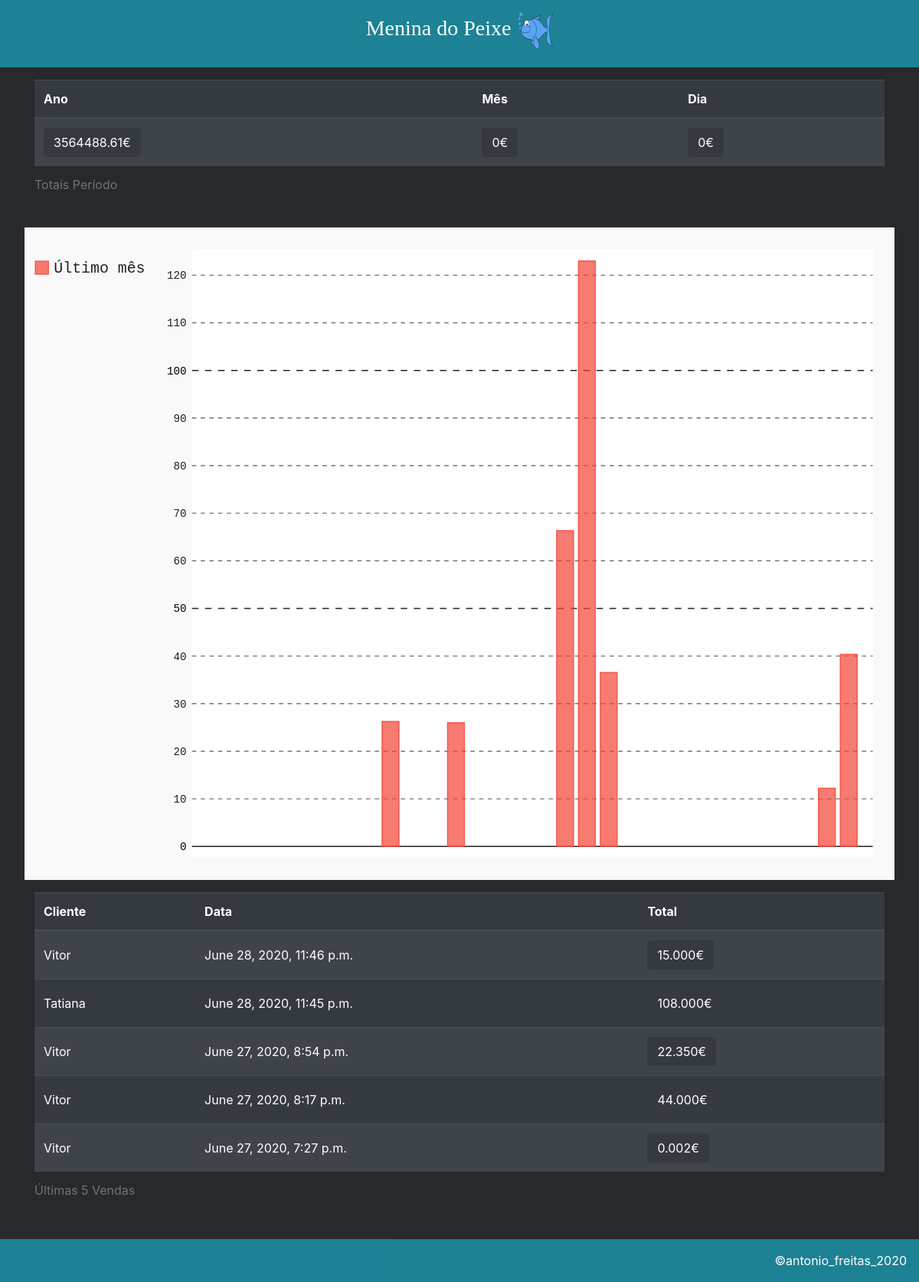
Before: /dblists/sales/ (signed in) with the older database file.
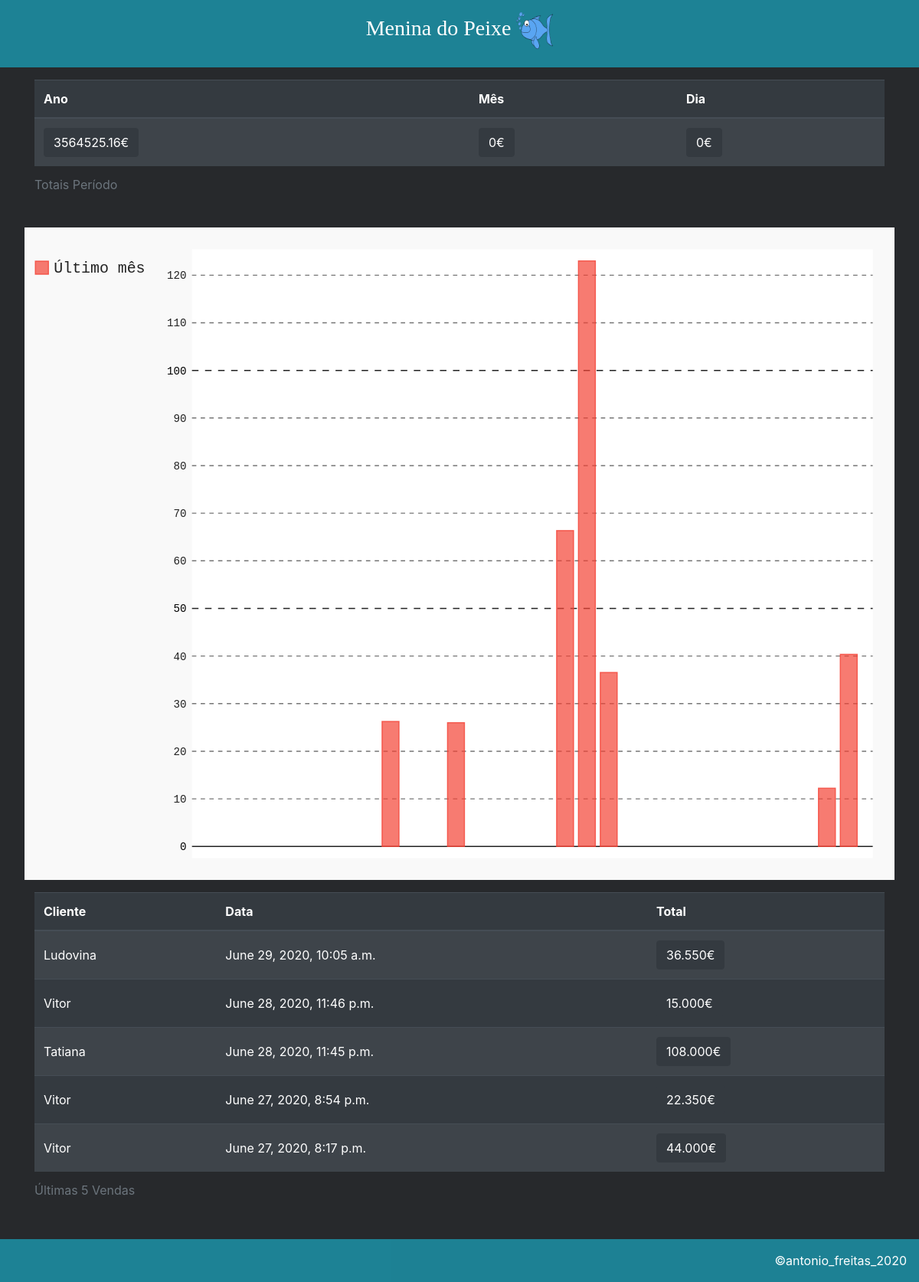
After: the same page with the newer database file.
### mdpapp/models.py (models this page shows, shortened)
class Sale(models.Model):
    id=models.AutoField(primary_key=True)
    sale_date=models.DateTimeField("Data da Venda", auto_now_add=True)
    client=models.ForeignKey(Client, on_delete=models.PROTECT, verbose_name="Clientes")
    sale_note=models.CharField("Observações", max_length=200, null=True)
    sale_total=models.DecimalField(max_digits=10,decimal_places=3)

class Client(models.Model):
    client_name=models.CharField("Nome", max_length=200, unique=True)
    client_address=models.CharField("Endereço", max_length=200)
    client_contact=models.CharField("Contacto", max_length=200)
    client_email=models.EmailField("Email", max_length=200, null=True)
    client_note=models.CharField("Observações", max_length=200)
    client_date_added=models.DateTimeField("Data Adicionado", auto_now_add=True)
    owner=models.ForeignKey(User, on_delete=models.PROTECT)
    def __str__(self):
        return self.client_name

### mdpapp/views.py (the view)
# urls.py: path('dblists/sales/', views.sales, name='sales'),
@login_required
def sales(request):
    today=datetime.datetime.now()
    sales = Sale.objects.order_by('sale_date')
    days=[x for x in range(31)]
    bar=[]
    for day in days:
        check_day=today.day
        check_month=today.month
        check_year=today.year
        try:
            check_day=check_day-day
            if check_day<=0:
                check_day+=31
                check_month=check_month-1
                if check_month<=0:
                    check_month=12
                    check_year=check_year-1
            datetime.datetime(year=today.year, month=check_month, day=check_day)
        except ValueError:
            pass
        else:
            total_day=Sale.objects.order_by('sale_date').filter(sale_date__year=check_year).filter(sale_date__month=check_month).filter(sale_date__day=check_day).aggregate(Sum('sale_total'))
            bar.append(total_day['sale_total__sum'])
    bar2=[]
    for data in reversed(bar):
        bar2.append(data)
    print(bar2)
    bar_chart = pygal.Bar()
    bar_chart.add('Último mês', bar2)
    bar_chart.render_to_file('mdpapp/static/mdpapp/bar_chart.svg')
    """Lists Sales"""
    today=datetime.datetime.now()
    sales = Sale.objects.order_by('-sale_date')[:5]
    year_sale=Sale.objects.filter(sale_date__year=today.year)
    year_sale_total=0
    for sale in year_sale:
        year_sale_total+=float(sale.sale_total)
    month_sale=year_sale.filter(sale_date__month=today.month)
    month_sale_total=0
    for sale in month_sale:
        month_sale_total+=float(sale.sale_total)
    day_sale=month_sale.filter(sale_date__day=today.day)
    day_sale_total=0
    for sale in day_sale:
        day_sale_total+=float(sale.sale_total)
    year_sale_total=round(year_sale_total,2)
    month_sale_total=round(month_sale_total,2)
    day_sale_total=round(day_sale_total,2)
    hoje=today.day
    mes=today.month
    context = {'sales': sales, 'year_sale_total':year_sale_total, 'month_sale_total':month_sale_total,
    'day_sale_total':day_sale_total, 'hoje':hoje, 'mes':mes}
    return render(request, 'mdpapp/sales.html', context)

### mdpapp/templates/mdpapp/sales.html
{% extends "mdpapp/base.html" %}
{% block content %}
    <div class="container">
        <table class="table table-striped table-dark">
            <caption>
                Totais Período
            </caption>
            <thead>
                <tr>
                    <th>
                        Ano
                    </th>
                    <th>
                        Mês
                    </th>
                    <th>
                        Dia
                    </th>
                </tr>
            </thead>
            <tbody>
                <tr>
                    <td>
                        <a href="{% url 'yr_sales' %}">
                            <button type="button" class="btn btn-dark">
                                {{ year_sale_total }}€
                            </button>
                        </a>
                    </td>
                    <td>
                        <a href="{% url 'mn_sales' mes %}">
                            <button type="button" class="btn btn-dark">
                                {{ month_sale_total }}€
                            </button>
                        </a>
                    </td>
                    <td>
                        <a href="{% url 'td_sales' hoje 1 %}">
                            <button type="button" class="btn btn-dark">
                                {{ day_sale_total }}€
                            </button>
                        </a>
                    </td>
                </tr>
            </tbody>
        </table>
    </div>
    <div class="justify-content-center">
        {% load static %}
        <img id="tdias" src="{% static 'mdpapp/bar_chart.svg'%}" style="padding: 1rem; max-width:100%">
    </div>
    <div class="container">
        <table class="table table-striped table-dark">
            <caption>
                Últimas 5 Vendas
            </caption>
            <thead>
                <tr>
                    <th>Cliente</th>
                    <th>Data</th>
                    <th>Total</th>
                </tr>
            </thead>
            <tbody>
                {% for sale in sales %}
                <tr>
                    <td style="vertical-align: middle;">
                        {{ sale.client }}
                    </td>
                    <td style="vertical-align: middle;">
                        {{ sale.sale_date }}
                    </td>
                    <td>
                        <a href="{% url 'sale' sale.id %}">
                            <button type="button" class="btn btn-dark">
                                {{ sale.sale_total }}€
                            </button>
                        </a>
                    </td>
                </tr>
                {% empty %}
                <tr>
                    <td>No clients have been added yet.</td>
                </tr>
                {% endfor %}
            </tbody>
        </table>
    </div>
{% endblock content %}

Changed rows visible on the page:
no longer on this page (row unchanged): Sale: client "Vitor", sale_date "June 27, 2020, 7:27 p.m.", sale_total "0.002"
added Sale: client "Ludovina", sale_date "June 29, 2020, 10:05 a.m.", sale_total "36.550"
Other visible differences:
{{ year_sale_total }}: "3564488.61" → "3564525.16"
